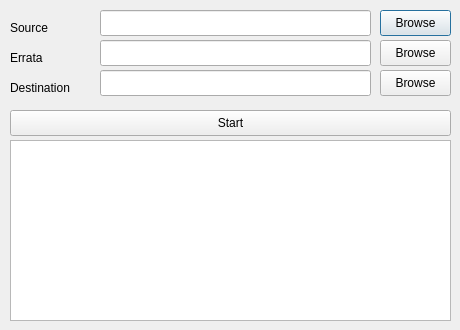
<?xml version="1.0" encoding="UTF-8"?>
<ui version="4.0">
 <class>Format1ToFormat2DialogClass</class>
 <widget class="QDialog" name="Format1ToFormat2DialogClass">
  <property name="geometry">
   <rect>
    <x>0</x>
    <y>0</y>
    <width>460</width>
    <height>330</height>
   </rect>
  </property>
  <property name="minimumSize">
   <size>
    <width>460</width>
    <height>330</height>
   </size>
  </property>
  <property name="maximumSize">
   <size>
    <width>460</width>
    <height>330</height>
   </size>
  </property>
  <property name="contextMenuPolicy">
   <enum>Qt::DefaultContextMenu</enum>
  </property>
  <property name="windowTitle">
   <string>Format1 to Format2 Converter</string>
  </property>
  <widget class="QLineEdit" name="sourceEdit">
   <property name="geometry">
    <rect>
     <x>100</x>
     <y>10</y>
     <width>271</width>
     <height>26</height>
    </rect>
   </property>
  </widget>
  <widget class="QLabel" name="sourceLabel">
   <property name="geometry">
    <rect>
     <x>10</x>
     <y>20</y>
     <width>52</width>
     <height>16</height>
    </rect>
   </property>
   <property name="text">
    <string>Source</string>
   </property>
  </widget>
  <widget class="QPushButton" name="browseSourceButton">
   <property name="geometry">
    <rect>
     <x>380</x>
     <y>10</y>
     <width>71</width>
     <height>26</height>
    </rect>
   </property>
   <property name="text">
    <string>Browse</string>
   </property>
  </widget>
  <widget class="QPushButton" name="browseDestinationButton">
   <property name="geometry">
    <rect>
     <x>380</x>
     <y>70</y>
     <width>71</width>
     <height>26</height>
    </rect>
   </property>
   <property name="text">
    <string>Browse</string>
   </property>
  </widget>
  <widget class="QLineEdit" name="destinationEdit">
   <property name="geometry">
    <rect>
     <x>100</x>
     <y>70</y>
     <width>271</width>
     <height>26</height>
    </rect>
   </property>
  </widget>
  <widget class="QLabel" name="destinationLabel">
   <property name="geometry">
    <rect>
     <x>10</x>
     <y>80</y>
     <width>81</width>
     <height>16</height>
    </rect>
   </property>
   <property name="text">
    <string>Destination</string>
   </property>
  </widget>
  <widget class="QPushButton" name="startButton">
   <property name="geometry">
    <rect>
     <x>10</x>
     <y>110</y>
     <width>441</width>
     <height>26</height>
    </rect>
   </property>
   <property name="text">
    <string>Start</string>
   </property>
  </widget>
  <widget class="QPlainTextEdit" name="reportEdit">
   <property name="geometry">
    <rect>
     <x>10</x>
     <y>140</y>
     <width>441</width>
     <height>181</height>
    </rect>
   </property>
   <property name="undoRedoEnabled">
    <bool>false</bool>
   </property>
   <property name="readOnly">
    <bool>true</bool>
   </property>
   <property name="centerOnScroll">
    <bool>false</bool>
   </property>
  </widget>
  <widget class="QLineEdit" name="errataEdit">
   <property name="geometry">
    <rect>
     <x>100</x>
     <y>40</y>
     <width>271</width>
     <height>26</height>
    </rect>
   </property>
  </widget>
  <widget class="QPushButton" name="browseErrataButton">
   <property name="geometry">
    <rect>
     <x>380</x>
     <y>40</y>
     <width>71</width>
     <height>26</height>
    </rect>
   </property>
   <property name="text">
    <string>Browse</string>
   </property>
  </widget>
  <widget class="QLabel" name="errataLabel">
   <property name="geometry">
    <rect>
     <x>10</x>
     <y>50</y>
     <width>52</width>
     <height>16</height>
    </rect>
   </property>
   <property name="text">
    <string>Errata</string>
   </property>
  </widget>
 </widget>
 <layoutdefault spacing="6" margin="11"/>
 <resources/>
 <connections/>
 <slots>
  <slot>onBrowseSourceButtonClick()</slot>
  <slot>onBrowseDestinationButtonClick()</slot>
  <slot>onStartButtonClick()</slot>
  <slot>onSourceEditChanged()</slot>
  <slot>onDestinationEditChanged()</slot>
 </slots>
</ui>
